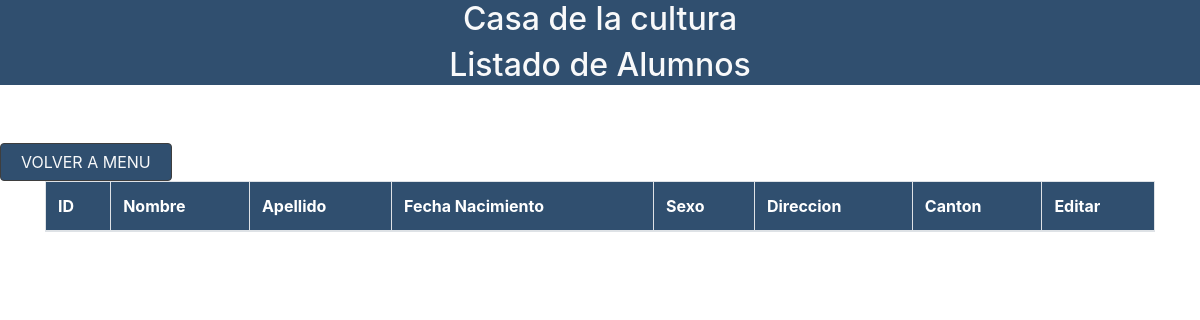
/tabla_registroAlumnos.php, run on an earlier commit of the app's database.
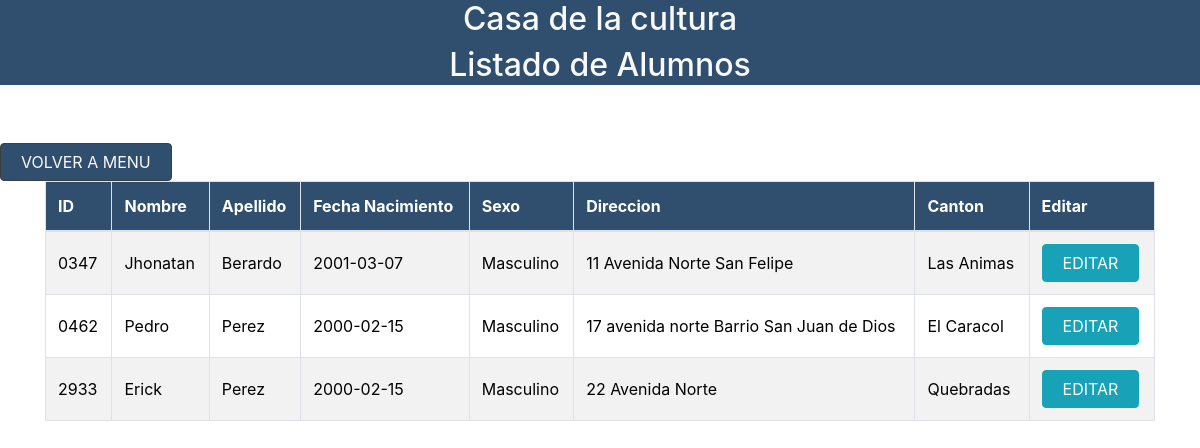
And on a later commit of the database.
### tables this page shows
CREATE TABLE `tb_alumnos`  (
  `id_alumno` varchar(10) NOT NULL,
  `nombre_alumno` varchar(50) NULL DEFAULT NULL,
  `apellido_alumno` varchar(50) NULL DEFAULT NULL,
  `fecha_nacimiento_alumno` date NULL DEFAULT NULL,
  `sexo_alumno` varchar(50) NULL DEFAULT NULL,
  `zona_alumno` tinyint(4) NULL DEFAULT NULL,
  `id_canton` int(11) NULL DEFAULT NULL,
  `direccion_alumno` text NULL,
  `id_responsablre` varchar(255) NULL DEFAULT NULL,
  `telefono` varchar(9) NULL DEFAULT NULL,
  `taller_alumno` int(10) NULL DEFAULT NULL,
  PRIMARY KEY (`id_alumno`) USING BTREE,
  INDEX `fk_alumno_responsable`(`id_responsablre`) USING BTREE,
  INDEX `fk_canton_alumno`(`id_canton`) USING BTREE,
  CONSTRAINT `fk_alumno_responsable` FOREIGN KEY (`id_responsablre`) REFERENCES `tb_responsable` (`id_responsable`) ON DELETE RESTRICT ON UPDATE RESTRICT,
  CONSTRAINT `fk_canton_alumno` FOREIGN KEY (`id_canton`) REFERENCES `tb_cantones` (`id_canton`) ON DELETE RESTRICT ON UPDATE RESTRICT
);

CREATE TABLE `tb_cantones`  (
  `id_canton` int(11) NOT NULL AUTO_INCREMENT,
  `nombre_canton` varchar(100) NULL DEFAULT NULL,
  `id_municipio` int(11) NULL DEFAULT NULL,
  PRIMARY KEY (`id_canton`) USING BTREE,
  INDEX `fk_municipio_canton`(`id_municipio`) USING BTREE,
  CONSTRAINT `fk_municipio_canton` FOREIGN KEY (`id_municipio`) REFERENCES `tb_municipios` (`id_municipio`) ON DELETE RESTRICT ON UPDATE RESTRICT
);

### tabla_registroAlumnos.php (the view, shortened to what this page needs)
<?php
$con = conectar();
?>
<!doctype html>
<html lang="en">
<head>
    <link rel="stylesheet" href="tablas_css/bootstrap/css/bootstrap.min.css">
    <link rel="stylesheet" href="tablas_css/main.css">
    <link rel="stylesheet" type="text/css" href="tablas_css/datatables/datatables.min.css" />
    <link rel="stylesheet" type="text/css" href="tablas_css/datatables/DataTables-1.10.18/css/dataTables.bootstrap4.min.css">
    <link rel="stylesheet" href="https://use.fontawesome.com/releases/v5.8.2/css/all.css">
<link rel="stylesheet" href="assets/contact-form/css/contact-form.css">
</head>
<body>
    <header>
        <h2 class="text-center text-light">Casa de la cultura</h2>
        <h2 class="text-center text-light">Listado de Alumnos</h2>
    </header>
    <div style="height:50px"></div>
     <button  class="btn btn-custom"><a href="menu_administrador.php" style="color:#f8f9fa;">Volver a Menu</a></button>
    <div class="container">
        <div class="row">
            <div class="col-lg-12">
                <div class="table-responsive">
                    <table id="example" class="table table-striped table-bordered" cellspacing="0" width="100%">
                        <thead>
                            <tr>
                                <th style="color: white;">ID</th>
                                <th style="color: white;">Nombre</th>
                                <th style="color: white;">Apellido</th>
                                <th style="color: white;">Fecha Nacimiento</th>
                                <th style="color: white;">Sexo</th>
                                <th style="color: white;">Direccion</th>
                                <th style="color: white;">Canton</th>
                                <th style="color: white;">Editar</th>
                            </tr>
                        </thead>
                        <tbody>
                        <?php
                                         $sql="SELECT
                                         tb_alumnos.nombre_alumno,
                                         tb_alumnos.apellido_alumno,
                                         tb_alumnos.id_alumno,
                                         tb_alumnos.fecha_nacimiento_alumno,
                                         tb_alumnos.sexo_alumno,
                                         tb_alumnos.id_canton,
                                         tb_alumnos.direccion_alumno,
                                         tb_cantones.nombre_canton
                                         FROM
                                         tb_alumnos
                                         INNER JOIN tb_cantones ON tb_alumnos.id_canton = tb_cantones.id_canton
                                         GROUP BY direccion_alumno";
                                         $query=mysqli_query($con,$sql);
                                            while($row=mysqli_fetch_array($query)){
                                        ?>
                                            <tr style="color: black;">
                                                <td><?php  echo $row['id_alumno']?></td>
                                                <td><?php  echo $row['nombre_alumno']?></td>
                                                <td><?php  echo $row['apellido_alumno']?></td>
                                                <td><?php  echo $row['fecha_nacimiento_alumno']?></td>
                                                <td><?php  echo $row['sexo_alumno']?></td>
                                                <td><?php  echo $row['direccion_alumno']?></td>
                                                <td><?php  echo $row['nombre_canton']?></td>
                                                <td><a href="actualizar_registro_Alumnos.php?id=<?php echo $row['id_alumno'] ?>" class="btn btn-info">Editar</a></td>
                                            </tr>
                                        <?php
                                            }
                                        ?>
                        </tbody>
                    </table>
                </div>
            </div>
        </div>
    </div>
</body>
</html>

What changed in the data, as far as the page shows it:
added tb_alumnos: id_alumno "0347", nombre_alumno "Jhonatan", apellido_alumno "Berardo", fecha_nacimiento_alumno "2001-03-07", sexo_alumno "Masculino", direccion_alumno "11 Avenida Norte San Felipe", id_canton.nombre_canton "Las Animas"
added tb_alumnos: id_alumno "0462", nombre_alumno "Pedro", apellido_alumno "Perez", fecha_nacimiento_alumno "2000-02-15", sexo_alumno "Masculino", direccion_alumno "17 avenida norte Barrio San Juan de Dios", id_canton.nombre_canton "El Caracol"
added tb_alumnos: id_alumno "2933", nombre_alumno "Erick", apellido_alumno "Perez", fecha_nacimiento_alumno "2000-02-15", sexo_alumno "Masculino", direccion_alumno "22 Avenida Norte", id_canton.nombre_canton "Quebradas"
